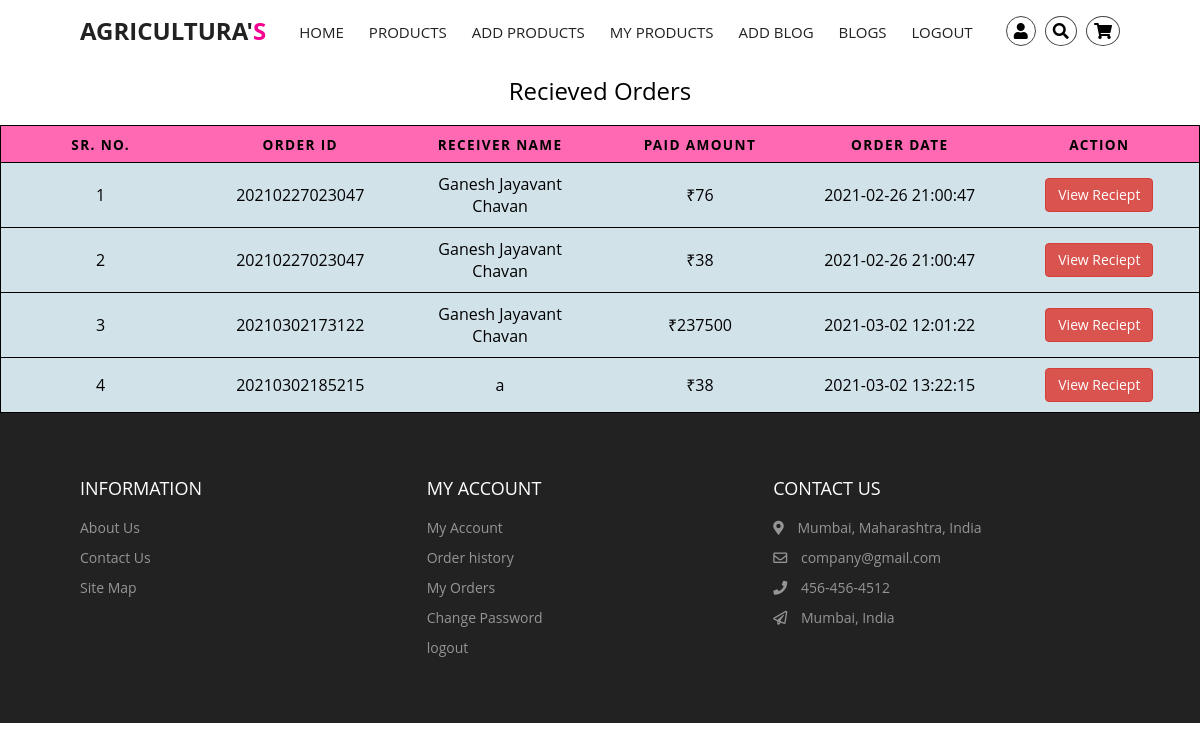
/farmer/orders.php (signed in), run on the app's committed database.
### tables this page shows
CREATE TABLE `porders` (
  `id` int(11) NOT NULL,
  `orderid` bigint(20) NOT NULL,
  `uid` int(11) NOT NULL,
  `fid` int(11) NOT NULL,
  `pid` int(11) NOT NULL,
  `qnt` int(11) NOT NULL,
  `amt` int(10) NOT NULL
);

CREATE TABLE `uorders` (
  `id` int(11) NOT NULL,
  `orderid` bigint(20) NOT NULL,
  `uid` int(11) NOT NULL,
  `name` varchar(100) NOT NULL,
  `email` varchar(100) NOT NULL,
  `addr` varchar(150) NOT NULL,
  `city` varchar(50) NOT NULL,
  `state` varchar(75) NOT NULL,
  `pincode` varchar(6) NOT NULL,
  `card_name` varchar(30) NOT NULL,
  `card_num` bigint(20) NOT NULL,
  `card_cvc` int(5) NOT NULL,
  `card_exp_month` varchar(2) NOT NULL,
  `card_exp_year` varchar(4) NOT NULL,
  `amount` int(10) NOT NULL,
  `txndate` timestamp NOT NULL DEFAULT current_timestamp()
);

### farmer/orders.php (the view, shortened to what this page needs)
<?php
include('../includes/dbconnection.php');
if (strlen($_SESSION['cmsaid']==0)) {
  header('location: ../includes/logout.php');
  } else{
  ?>
<html lang="en">
<head>
    <link rel="stylesheet" href="https://cdnjs.cloudflare.com/ajax/libs/font-awesome/4.7.0/css/font-awesome.min.css">
    <link rel="stylesheet" href="https://cdnjs.cloudflare.com/ajax/libs/font-awesome/5.15.1/css/all.min.css" />
    <link href="./css/styles.css" rel="stylesheet"/>
    <link href="../css/table.css" rel="stylesheet">
</head>
<body >
<?php include_once('./include/header.php');?>
<table style="background-color: var(--grey-alt);">
  <caption> Recieved Orders </caption>
  <thead>
    <tr>
        <th scope="col">SR. NO.</th>
        <th scope="col">Order ID</th>
        <th scope="col">Receiver Name</th>
        <th scope="col">Paid Amount</th>
        <th scope="col">Order Date</th>
        <th scope="col">Action</th>
    </tr>
  </thead>
  <tbody><?php
  $ret=mysqli_query($con,"SELECT * FROM porders  WHERE fid=".$_SESSION['cmsaid']);
  $num=mysqli_num_rows($ret);
  if($num >0){
    $count=0;
  while ($row=mysqli_fetch_array($ret)) {
    $count++;
    $query1=mysqli_query($con,"SELECT * from uorders where  orderid=".$row["orderid"]);
    $row1=mysqli_fetch_array($query1);
    if($row1 > 0){
  ?>
    <tr>
      <td scope="row" data-label="SR. NO."><?php echo $count;?></td>
      <td data-label="Order ID"><?php echo $row1["orderid"];?></td>
      <td data-label="Receiver Name"><?php echo $row1["name"];?></td>
      <td data-label="Paid Amount">₹<?php echo $row["amt"];?></td>
      <td data-label="Order Date"><?php echo $row1["txndate"];?></td>
      <td data-label="Action"> <?php echo '<a class="btn-danger btn" href=" ./reciept.php?oid='.$row1["orderid"].'">View Reciept</a>';?></td>
    </tr>
    <?php
}}}
?>
  </tbody>
</table>
<?php include_once('./include/footer.php');?>
</body>
</html>
<?php } ?>

### farmer/css/styles.css (style rules this page uses)
:root { --white: #fff; --black: #222; --pink: #f60091; --grey: #444; --grey2: #959595; --grey-alt: #d1e2e9; --yellow: #ffd800; --green: #59b210; }
*, *::after, *::before { margin: 0; padding: 0; box-sizing: inherit; }
html { scroll-behavior: smooth; box-sizing: border-box; font-size: 62.5%; }
body { position: relative; font-family: "Poppins", sans-serif; font-size: 1.6rem; font-weight: 400; color: var(--black); background-color: var(--white); z-index: -1; }
a { text-decoration: none; }

### css/table.css (style rules this page uses)
body { font-family: "Open Sans", sans-serif; line-height: 1.25; }
.btn-danger { display: inline-block; margin-bottom: 0; font-weight: 400; text-align: center; white-space: nowrap; vertical-align: middle; -ms-touch-action: manipulation; touch-action: manipulation; cursor: pointer; background-image: none; border: 1px solid transparent; padding: 6px 12px; font-size: 14px; line-height: 1.42857143; border-radius: 4px; -webkit-user-select: none; -moz-user-select: none; -ms-user-select: none; user-select: none; color: #fff; background-color: #d9534f; border-color: #d43f3a; }
table { color:black; background: transparent; border: none; border: 1px solid #ccc; border-collapse: collapse; margin: 0; padding: 0; width: 100%; table-layout: fixed; }
table caption { font-size: 1.5em; margin: .5em 0 .75em; }
table tr { border: 1px solid rgb(0, 0, 0); padding: .35em; }
table th, table td { padding: .625em; text-align: center; overflow-wrap: break-word; }
table th { background-color: hotpink; font-size: .85em; letter-spacing: .1em; text-transform: uppercase; }

### data on the page
porders: uorders.orderid "20210227023047", uorders.name "Ganesh Jayavant Chavan", amt "76", uorders.txndate "2021-02-26 21:00:47"
porders: uorders.orderid "20210227023047", uorders.name "Ganesh Jayavant Chavan", amt "38", uorders.txndate "2021-02-26 21:00:47"
porders: uorders.orderid "20210302173122", uorders.name "Ganesh Jayavant Chavan", amt "237500", uorders.txndate "2021-03-02 12:01:22"
porders: uorders.orderid "20210302185215", uorders.name "a", amt "38", uorders.txndate "2021-03-02 13:22:15"
